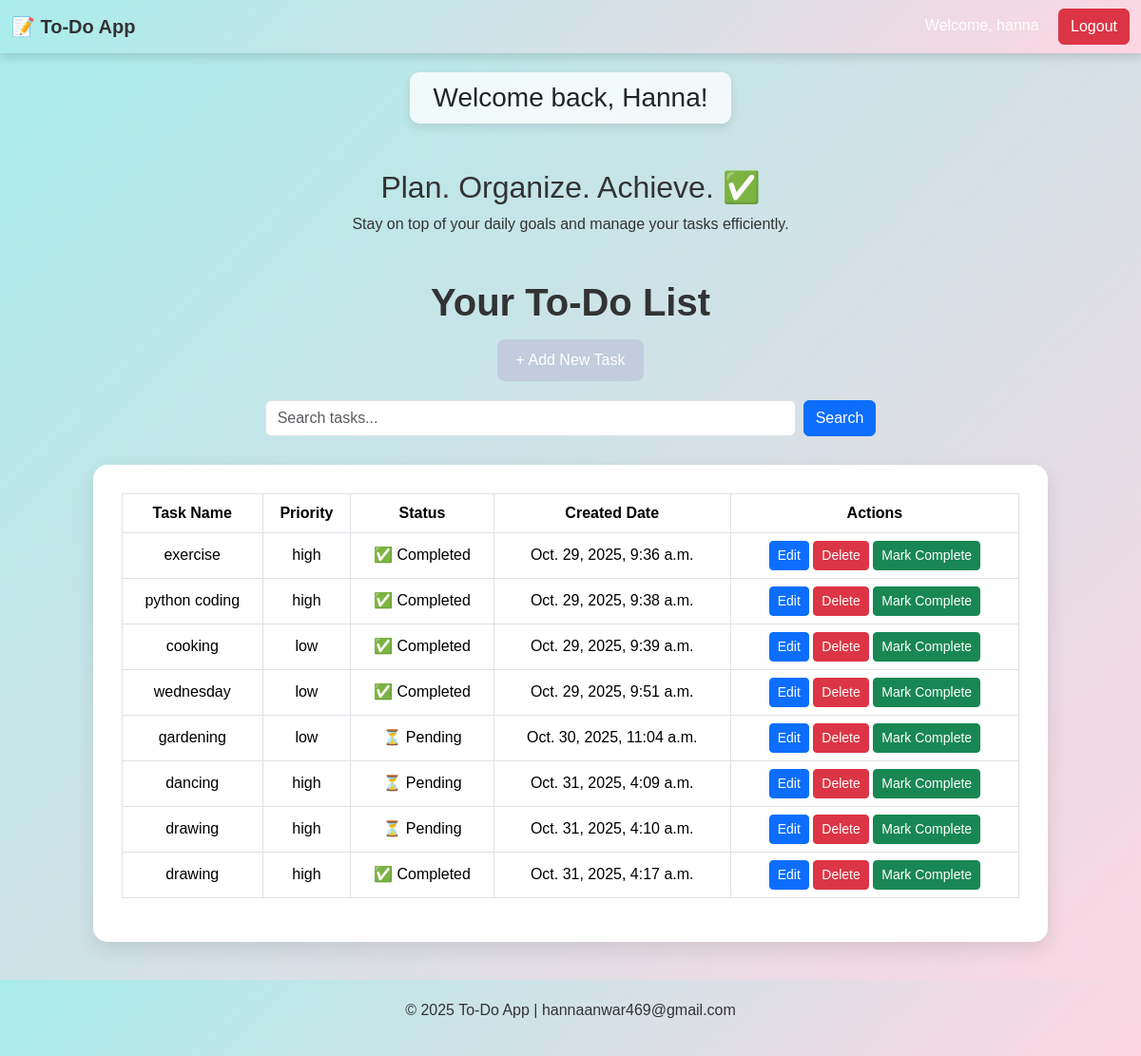
The app's page / (signed in) with its own data.
### task_app/models.py (models this page shows)
class TaskModel(models.Model):
    priority_choice = [('high','high'),
                       ('low','low')]
    user = models.ForeignKey(User,on_delete=models.CASCADE)
    task_name = models.CharField(max_length=50)
    priority = models.CharField(max_length=50,choices=priority_choice)
    created_date = models.DateTimeField(auto_now_add=True)
    is_complete = models.BooleanField(default=False)

### user_app/views.py (the view)
# urls.py: path("",HomeView.as_view(),name="home"),
class HomeView(View):
    def get(self,request):
        if request.user.is_authenticated:
            task = TaskModel.objects.filter(user = request.user)
            return render(request,"home.html",{"task":task})
        return render(request,"home.html")

### user_app/templates/home.html (shortened to what this page needs)
{% load static %}
<!DOCTYPE html>
<html lang="en">
<head>
  <link href="https://cdn.jsdelivr.net/npm/bootstrap@5.3.2/dist/css/bootstrap.min.css" rel="stylesheet">
</head>
<body>
  <nav class="navbar navbar-expand-lg">
    <div class="container-fluid">
      <a class="navbar-brand" href="#">📝 To-Do App</a>
      <div class="ms-auto text-white">
        {% if request.user.is_authenticated %}
        <span>Welcome, {{ user.username }}</span>
        <a href="{% url 'logout' %}" class="btn btn-danger ms-3">Logout</a>
        {% else %}
        <a href="{% url 'login' %}" class="btn btn-primary">Login</a>
        {% endif %}
      </div>
    </div>
  </nav>
  {% if request.user.is_authenticated %}
  <div class="container text-center">
    <h3 class="welcome-box"> Welcome back, {{ request.user.username|title }}!</h3>
  </div>
  <section class="hero">
    <div class="hero-text">
      <h2>Plan. Organize. Achieve. ✅</h2>
      <p>Stay on top of your daily goals and manage your tasks efficiently.</p>
    </div>
  </section>
  <div class="container">
    <h1>Your To-Do List</h1>
    <a href="{% url 'add_task' %}" class="btn-add">+ Add New Task</a>
    <form action="{% url 'search' %}" method="get" class="d-flex justify-content-center my-3">
      <input type="text" name="q" class="form-control w-50" placeholder="Search tasks...">
      <button type="submit" class="btn btn-primary ms-2">Search</button>
    </form>
    <div class="table-container">
      <table class="table table-bordered table-hover align-middle">
        <thead>
          <tr>
            <th>Task Name</th>
            <th>Priority</th>
            <th>Status</th>
            <th>Created Date</th>
            <th>Actions</th>
          </tr>
        </thead>
        <tbody>
          {% for data in task %}
          <tr>
            <td>{{ data.task_name }}</td>
            <td>{{ data.priority }}</td>
            <td>{% if data.is_complete %} ✅ Completed {% else %} ⏳ Pending {% endif %}</td>
            <td>{{ data.created_date }}</td>
            <td>
              <a href="{% url 'updatetask' data.id %}" class="btn btn-sm btn-primary">Edit</a>
              <a href="{% url 'delete' data.id %}" class="btn btn-sm btn-danger">Delete</a>
              <a href="{% url 'complete' data.id %}" class="btn btn-sm btn-success">Mark Complete</a>
            </td>
          </tr>
          {% empty %}
          <tr>
            <td colspan="5" class="text-muted text-center">No tasks found.</td>
          </tr>
          {% endfor %}
        </tbody>
      </table>
    </div>
  </div>
  {% else %}
  <div class="text-center mt-5">
    <h3>Welcome to TODO</h3>
    <p class="text-muted">Please <a href="{% url 'login' %}">login</a> to view or add tasks .</p>
  </div>
  {% endif %}
  <footer>
    <p>© 2025 To-Do App | hannaanwar469@gmail.com</p>
  </footer>
</body>
</html>

### user_app/templates/home.html (style rules this page uses)
body { background: linear-gradient(135deg, #a8edea, #fed6e3); font-family: 'Poppins', sans-serif; min-height: 100vh; }
.navbar { background: linear-gradient(135deg, #a8edea, #fed6e3); box-shadow: 0 4px 10px rgba(0, 0, 0, 0.15); }
.navbar-brand, .nav-link { color: #333 !important; font-weight: 600; }
h1 { text-align: center; margin: 30px 0 15px 0; color: #333; font-weight: 600; }
.table-container { background: #ffffff; border-radius: 15px; padding: 30px; box-shadow: 0 8px 20px rgba(0, 0, 0, 0.1); width: 90%; margin: auto; margin-top: 30px; }
table { text-align: center; }
thead { background-color: #007bff; color: white; }
.btn-add { display: block; width: fit-content; margin: 0 auto 20px auto; background-color: #c2ccdc; color: white; border-radius: 8px; padding: 10px 20px; text-decoration: none; font-weight: 500; transition: 0.3s ease; }
footer { text-align: center; padding: 20px; margin-top: 40px; background: linear-gradient(135deg, #a8edea, #fed6e3); color: #333; font-weight: 500; }
.hero { display: flex; justify-content: center; align-items: center; gap: 25px; flex-wrap: wrap; margin-top: 40px; }
.hero-text { max-width: 500px; text-align: center; color: #333; }
.welcome-box { background: #ffffffc9; display: inline-block; padding: 10px 25px; border-radius: 10px; box-shadow: 0 4px 10px rgba(0, 0, 0, 0.1); margin-top: 20px; }

### records on screen
TaskModel: task_name "exercise", priority "high", is_complete "✅ Completed", created_date "Oct. 29, 2025, 9:36 a.m."
TaskModel: task_name "python coding", priority "high", is_complete "✅ Completed", created_date "Oct. 29, 2025, 9:38 a.m."
TaskModel: task_name "cooking", priority "low", is_complete "✅ Completed", created_date "Oct. 29, 2025, 9:39 a.m."
TaskModel: task_name "wednesday", priority "low", is_complete "✅ Completed", created_date "Oct. 29, 2025, 9:51 a.m."
TaskModel: task_name "gardening", priority "low", is_complete "⏳ Pending", created_date "Oct. 30, 2025, 11:04 a.m."
TaskModel: task_name "dancing", priority "high", is_complete "⏳ Pending", created_date "Oct. 31, 2025, 4:09 a.m."
TaskModel: task_name "drawing", priority "high", is_complete "⏳ Pending", created_date "Oct. 31, 2025, 4:10 a.m."
TaskModel: task_name "drawing", priority "high", is_complete "✅ Completed", created_date "Oct. 31, 2025, 4:17 a.m."

### other values on screen
{{ user.username }} "hanna"
{{ request.user.username|title }} "Hanna"
